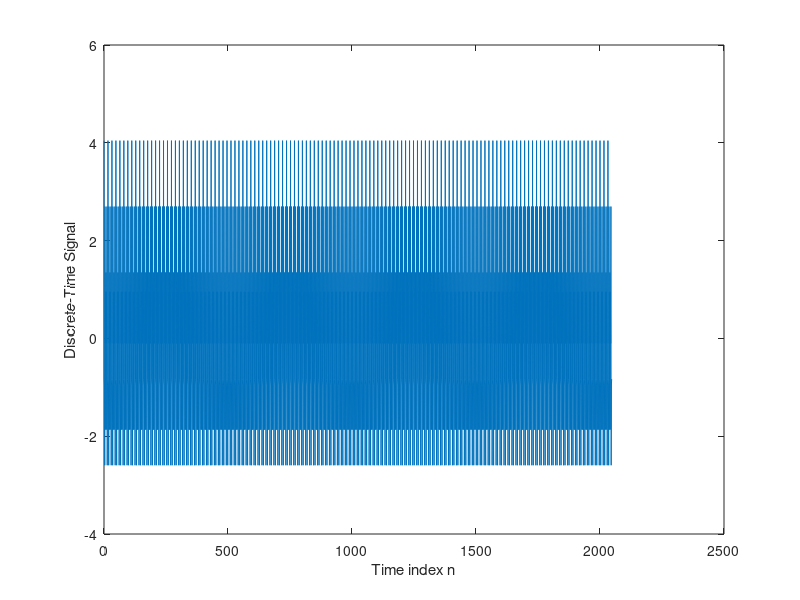
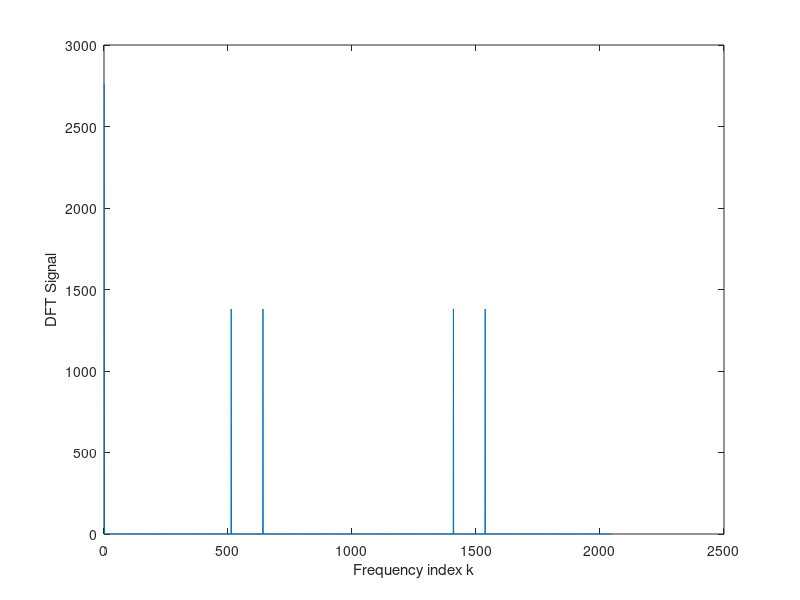
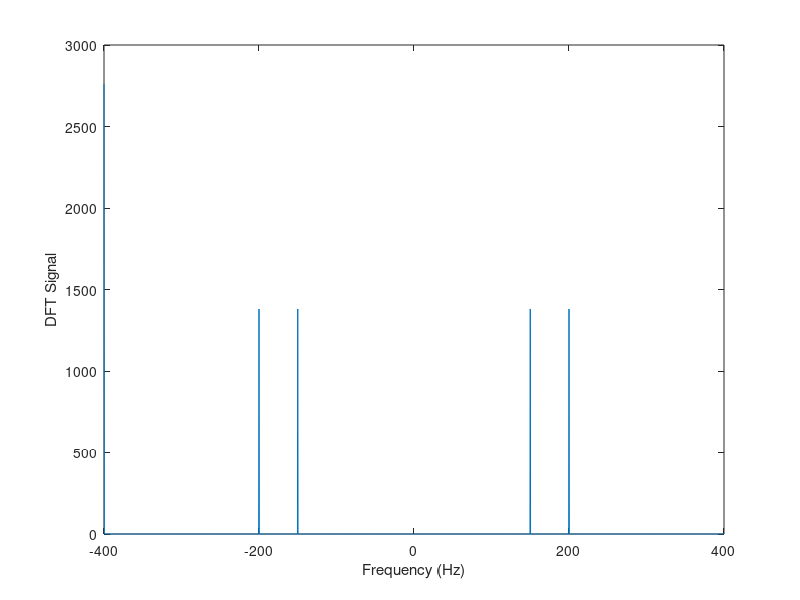
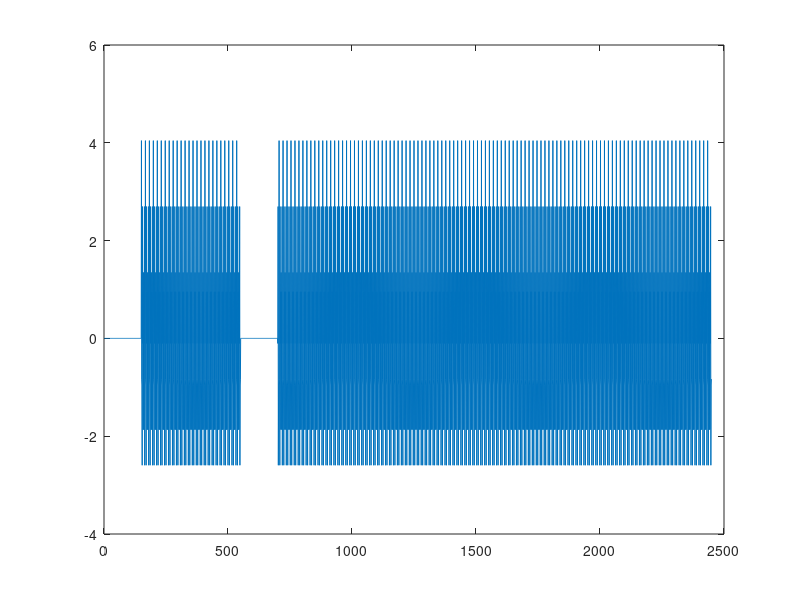

MATLAB code for these plots, in order:
close all
clear all

amp = rand()+1; % amplitude
num_shift = 500*3;
freq = [150,200,400]; % Hz
fs = 400*2; % Hz
Ts = 1/fs;
signal_length = 1024*2;
n_vec = [0: signal_length-1]; % signal indices
k_vec = 1+n_vec;
window_size = round(signal_length/6) ; %128;

TimeSignal = amp * (cos(2 * pi * freq(1) * n_vec * Ts)+cos(2 * pi * freq(2) * n_vec * Ts)+cos(2 * pi * freq(3) * n_vec * Ts));

plot(n_vec, TimeSignal); % here you are just ploting it in TIMe domain
ylabel('Discrete-Time Signal')
xlabel('Time index n')

X = fft(TimeSignal);

half_k_vec = signal_length/2+1:1:signal_length;
X = [ X(half_k_vec), X(1:signal_length/2) ]; % here you are trying to find the X-axis freq doamin


figure
plot(k_vec, abs(X)) % you are ploting it in true Freq domain with "K" index
ylabel('DFT Signal')
xlabel('Frequency index k')

freq_vec = [0:signal_length/2-1]/(signal_length)*fs;

freq_vec = [ [-signal_length/2:1:-1]/(signal_length)*fs freq_vec];

figure
plot(freq_vec, abs(X))  % you are ploting it in true Freq domain
ylabel('DFT Signal')
xlabel('Frequency (Hz)')



%x = [zeros(1,200) x]; % zero padding
% we have to put that X(300:end) in since the shift has to be able to go
% through the VEC
TimeSignal = [zeros(1,150) TimeSignal(1:400), zeros(1,150) TimeSignal(300:end)]; % double sided zero padding
freq_index = round(freq(1)/fs*window_size+1);
figure 
plot(TimeSignal)
% the shifting/ for loop here  is to compute the enrgy in each window. 
% and then ploting it all
for shift=0:num_shift-1;
    
    y(:, shift+1) = TimeSignal(shift+1:shift+window_size);
    Y = fft(y(:, shift+1));
    %figure
    %plot(abs(Y))
    energy(shift+1) = abs(Y(freq_index))^2; % we are trying to get the energy each time, we do the DFT shift window
    
end

figure
plot(energy)

freq_index2 = round(freq(2)/fs*window_size+1);
% the shifting/ for loop here  is to compute the enrgy in each window. 
% and then ploting it all
for shift=0:num_shift-1;
    
    y2(:, shift+1) = TimeSignal(shift+1:shift+window_size);
    Y2 = fft(y2(:, shift+1));
    %figure
    %plot(abs(Y))
    energy2(shift+1) = abs(Y2(freq_index2))^2; % we are trying to get the energy each time, we do the DFT shift window
    
end

figure
plot(energy2)

freq_index3 = round(freq(3)/fs*window_size+1);
% the shifting/ for loop here  is to compute the enrgy in each window. 
% and then ploting it all
for shift=0:num_shift-1;
    
    y3(:, shift+1) = TimeSignal(shift+1:shift+window_size);
    Y3 = fft(y3(:, shift+1));
    %figure
    %plot(abs(Y))
    energy3(shift+1) = abs(Y3(freq_index3))^2; % we are trying to get the energy each time, we do the DFT shift window
    
end

figure
plot(energy3)